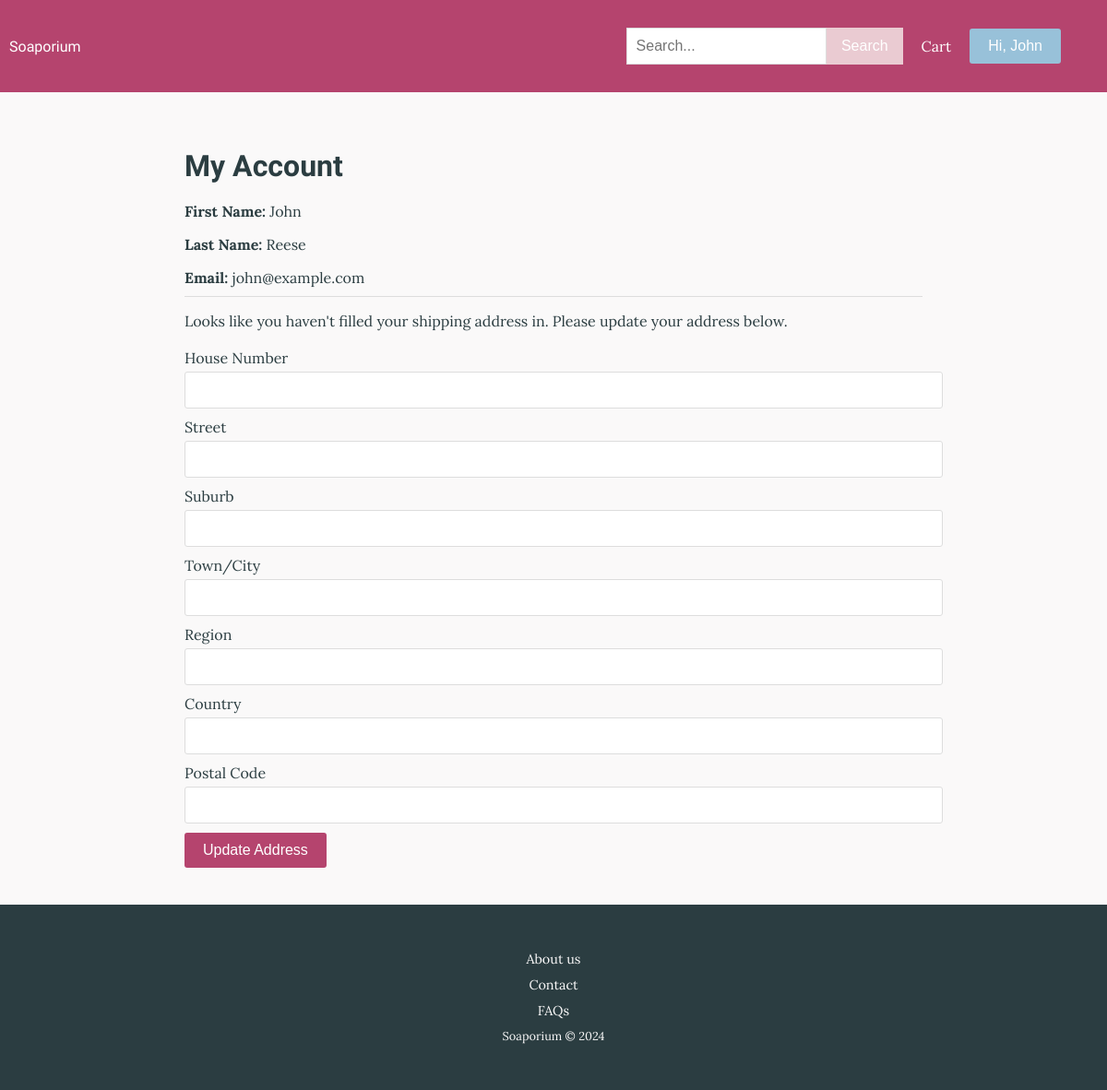
The page /user/1 (signed in) on the database as committed earlier.
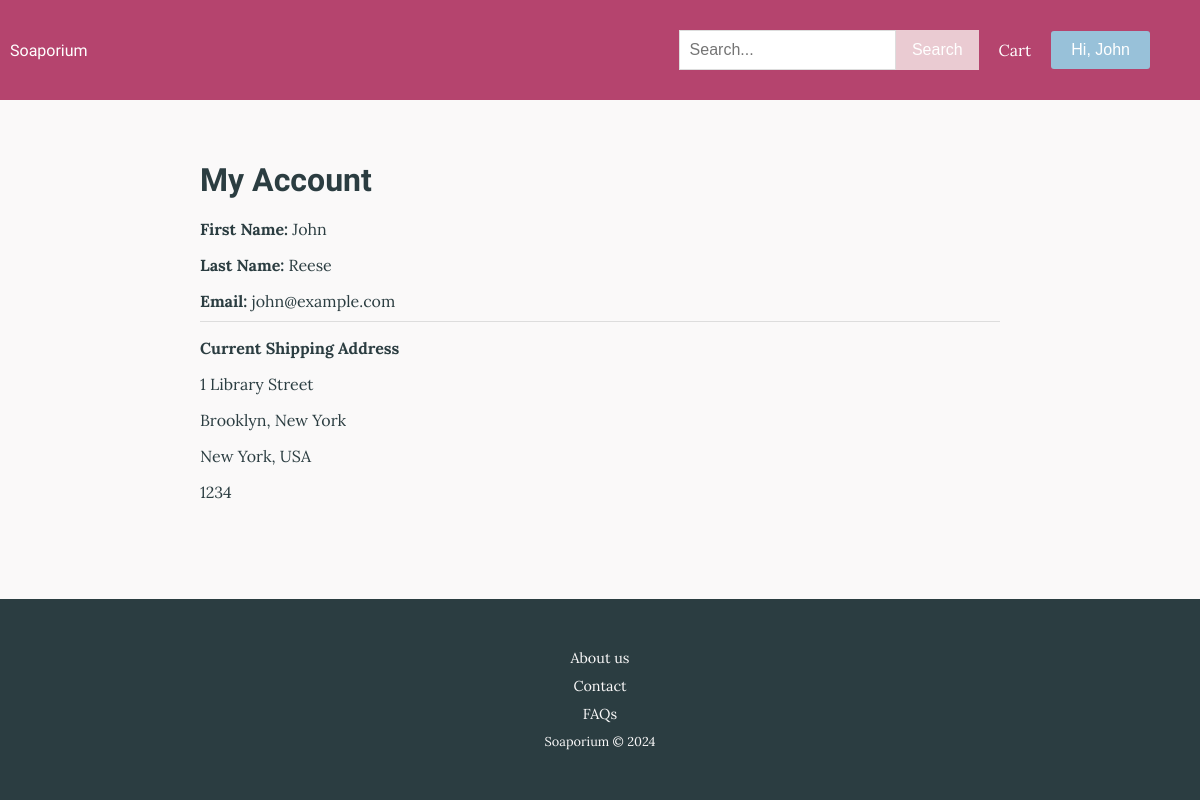
The same page on the database as committed later.
### tables this page shows
CREATE TABLE User (userid INTEGER PRIMARY KEY AUTOINCREMENT, fname TEXT NOT NULL, lname TEXT NOT NULL, housenum INTEGER, street TEXT, suburb TEXT, town TEXT, region TEXT, country TEXT, postcode INTEGER, email TEXT NOT NULL, password TEXT NOT NULL);

### routes.py (the view)
@app.route("/user/<int:userid>")
def userinfo(userid):
    session_userid = session.get("userid")
    if session_userid != userid:
        return "Hacker error", 404
    conn = sqlite3.connect("Soap.db")
    sql = "SELECT * FROM User WHERE userid = ?"
    user = conn.execute(sql, (userid,)).fetchone()
    conn.close()
    if not user:
        return "User not found", 404
    return render_template("user.html", user=user)

### routes.py (called while the page is built)
@app.context_processor
def inject_user_firstname():
    user_firstname = None
    userid = session.get("userid")
    if userid:
        conn = sqlite3.connect("Soap.db")
        sql = "SELECT fname FROM User WHERE userid = ?"
        user = conn.execute(sql, (userid,)).fetchone()
        if user:
            user_firstname = user[0]
        conn.close()
    return dict(user_firstname=user_firstname)

### templates/user.html (shortened to what this page needs)
{% extends "layout.html" %}
{% block content %}
<div class="user-info-container">
    <h1>My Account</h1>
    {% if user %}
    <p><strong>First Name:</strong> {{ user[1] }}</p>
    <p><strong>Last Name:</strong> {{ user[2] }}</p>
    <p><strong>Email:</strong> {{ user[10] }}</p>
    <hr>
    {% if user[3] and user[4] and user[5] and user[6] and user[7] and user[8] and user[9] %}
    <p><strong>Current Shipping Address</strong></p>
    <p>{{ user[3] }} {{ user[4] }}</p>
    <p>{{ user[5] }}, {{ user[6] }}</p>
    <p>{{ user[7] }}, {{ user[8] }}</p>
    <p>{{ user[9] }}</p>
    {% else %}
    <p>Looks like you haven't filled your shipping address in. Please update your address below.</p>
    <form class="user-info-form" method="POST" action="{{ url_for('update_address', userid=user[0]) }}">
        <label for="housenum">House Number</label>
        <input type="text" id="housenum" name="housenum" value="{{ user[3] or '' }}">
        <label for="street">Street</label>
        <input type="text" id="street" name="street" value="{{ user[4] or '' }}">
        <label for="suburb">Suburb</label>
        <input type="text" id="suburb" name="suburb" value="{{ user[5] or '' }}">
        <label for="town">Town/City</label>
        <input type="text" id="town" name="town" value="{{ user[6] or '' }}">
        <label for="region">Region</label>
        <input type="text" id="region" name="region" value="{{ user[7] or '' }}">
        <label for="country">Country</label>
        <input type="text" id="country" name="country" value="{{ user[8] or '' }}">
        <label for="postcode">Postal Code</label>
        <input type="text" id="postcode" name="postcode" value="{{ user[9] or '' }}">
        <button type="submit">Update Address</button>
    </form>
    {% endif %}
    {% else %}
    <p>User information not available</p>
    {% endif %}
</div>
{% endblock %}

### templates/layout.html (shortened to what this page needs)
<!DOCTYPE html>
<html lang="en">
<head>
    <link rel="stylesheet" href="{{ url_for('static', filename='styles.css') }}">
    <link rel="stylesheet" href="https://cdnjs.cloudflare.com/ajax/libs/font-awesome/4.7.0/css/font-awesome.min.css">
</head>
<body>
    <div class="top-bar">
        <a href="{{ url_for('home') }}" class="home-link">Soaporium</a>
        <nav class="navbar">
            <ul class="nav-links">
                <li class="search-bar">
                    <form action="{{ url_for('search') }}" method="get">
                        <div class="input-wrapper">
                            <input type="text" name="search_term" placeholder="Search...">
                            <button type="submit">Search</button>
                        </div>
                    </form>
                </li>
                {% if session.get("userid") %}
                <li><a href="{{ url_for('view_current_cart') }}">Cart</a></li>
                <li class="user-dropdown">
                    <button class="user-dropdown-btn">Hi, {{ user_firstname }}</button>
                </li>
                {% else %}
                <li><a href="{{ url_for('login') }}">Login</a></li>
                <li><a href="{{ url_for('signup') }}">Sign Up</a></li>
                {% endif %}
            </ul>
        </nav>
    </div>
    <div class="content">
        {% block content %}{% endblock %}
    </div>
    <div class="footer">
        <div class="footer links">
            <p><a href="{{ url_for('about') }}">About us</a></p>
            <p><a href="{{ url_for('customer_service') }}">Contact</a></p>
            <p><a href="{{ url_for('faqs')}}">FAQs</a></p>
            <p>Soaporium &COPY; 2024</p>
        </div>
    </div>
</body>
</html>

### static/styles.css (style rules this page uses)
body { font-family: 'Lora', serif; margin: 0; padding: 0; background-color: #faf9f9; color: #2b3d41; display: flex; flex-direction: column; min-height: 100vh; }
h1, h2, h3, h4, h5, h6, .home-link { font-family: 'Rock Salt', cursive; }
ul, li { list-style-type: none; margin: 0; padding: 0; }
.top-bar { height: 5em; background-color: #b5446e; color: #fff; padding: 10px; display: flex; justify-content: space-between; align-items: center; }
.home-link, .nav-links li a { color: #fff; text-decoration: none; }
.navbar { background-color: #b5446e; color: #fff; display: flex; justify-content: space-between; align-items: center; padding: 0 20px; }
.nav-links { display: flex; align-items: center; flex-wrap: wrap; }
.nav-links li { margin-right: 20px; }
.search-bar { flex-grow: 1; max-width: 300px; }
.search-bar input[type="text"], .search-form input[type="text"] { padding: 10px; font-size: 16px; border: 1px solid #ddd; width: 100%; box-sizing: border-box; }
.input-wrapper { display: flex; align-items: center; width: 100%; }
.input-wrapper input { flex-grow: 1; padding-right: 40px; }
.input-wrapper button { width: auto; padding: 10px 15px; background-color: #eacbd2; color: #fff; border: 1px solid #eacbd2; cursor: pointer; font-size: 16px; flex-shrink: 0; }
.content { padding: 20px; }
.footer { background-color: #2b3d41; padding: 20px; color: #faf9f9; margin-top: auto; flex-shrink: 0; text-align: center; }
.footer a { color: #faf9f9; text-decoration: none; margin: 0 10px; font-size: 0.9rem; }
.footer p { margin: 10px 0; font-size: 0.8rem; }
.add-to-cart, .user-dropdown-btn { display: inline-block; padding: 10px 20px; font-size: 16px; background-color: #98c1d9; color: #fff; border: none; border-radius: 3px; cursor: pointer; text-decoration: none; }
.user-info-container { max-width: 800px; margin: 0 auto; padding: 20px; }
.user-info-container h1 { margin-bottom: 20px; }
.user-info-container p { margin-bottom: 10px; }
.user-dropdown { position: relative; }
.user-dropdown-btn { padding: 10px 20px; font-size: 16px; background-color: #98c1d9; color: #fff; border: none; border-radius: 3px; cursor: pointer; text-decoration: none; display: inline-block; }
hr { width: 100%; border: 0; border-top: 1px solid #ddd; margin: 10px 0; }

Rows that differ between the two databases and show on the page:
changed User "John": housenum (not shown) → "1"; street (not shown) → "Library Street"; suburb (not shown) → "Brooklyn"; town (not shown) → "New York"; region (not shown) → "New York"; country (not shown) → "USA"; postcode (not shown) → "1234"
Other text that changed with them:
text no longer shown: "Looks like you haven't filled your shipping address in. Please update your address below. House Number Street Suburb Town/City Region Country Postal Code Update Address"
text now shown: "Current Shipping Address , ,"
